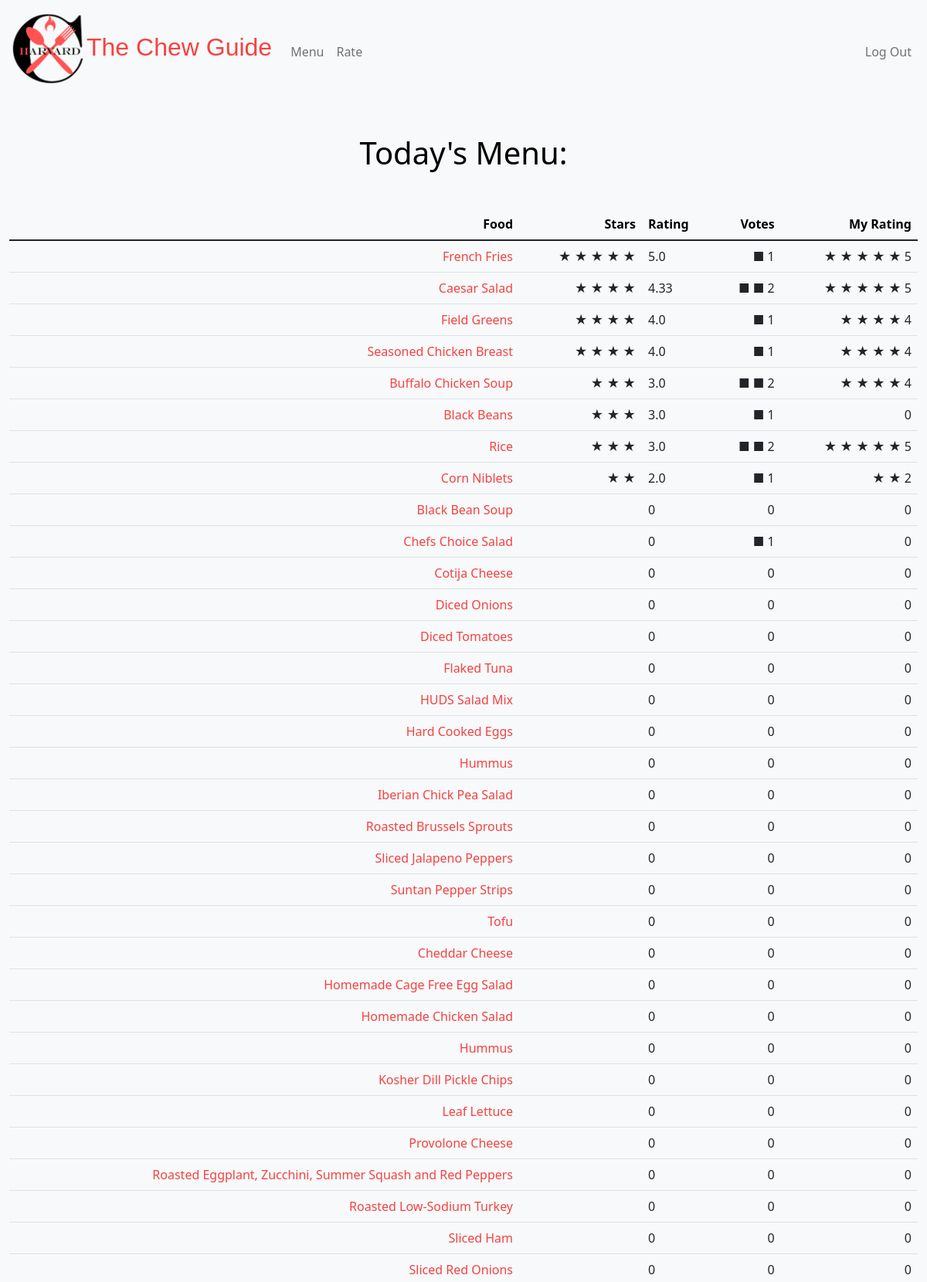
/ (signed in, upper part), run on the app's committed database.
### tables this page shows
CREATE TABLE menu(id INTEGER, food TEXT, class TEXT, ingredients TEXT, allergens TEXT, PRIMARY KEY (id));

### app.py (the view)
@app.route("/")
@login_required
def index():
    food = db.execute("SELECT id, food FROM menu");
    rows = food;
    for i in range(len(food)):
        rating = db.execute("SELECT AVG(rating) FROM ratings WHERE food_id = ?", str(food[i]['id']))
        number_of_ratings = len(db.execute("SELECT DISTINCT user_id FROM ratings WHERE food_id = ?", str(food[i]['id'])))
        my_rating = db.execute("SELECT rating FROM ratings WHERE user_id = ? and food_id = ?", session["user_id"], str(food[i]['id']))
        if rating[0]['AVG(rating)'] != None:
            rows[i]['rating'] = round(rating[0]['AVG(rating)'], 2)
        else:
            rows[i]['rating'] = 0
        rows[i]['number_of_ratings'] = number_of_ratings
        if len(my_rating) > 0 and my_rating[0]['rating'] != None:
            rows[i]['my_rating'] = my_rating[0]['rating']
        else:
            rows[i]['my_rating'] = 0
        if rows[i]["rating"] != 0:
            rows[i]["rating_int"] = int(rows[i]['rating'])
        else:
            rows[i]["rating_int"] = 0
    sorted_rows = sorted(rows, key = lambda i: i['rating'], reverse=True)
    return render_template("index.html", rows=sorted_rows)

### app.py (called while the page is built)
@app.after_request
def after_request(response):
    response.headers["Cache-Control"] = "no-cache, no-store, must-revalidate"
    response.headers["Expires"] = 0
    response.headers["Pragma"] = "no-cache"
    return response

### helpers.py (called while the page is built)
def login_required(f):
    @wraps(f)
    def decorated_function(*args, **kwargs):
        if session.get("user_id") is None:
            return redirect("/login")
        return f(*args, **kwargs)
    return decorated_function

### templates/index.html (shortened to what this page needs)
{% extends "layout.html" %}
{% block main %}
<form action="/" method="post">
    <h1 class="mb-5 big text-center text-black">
        Today's Menu:
    </h1>
    <div class="mb-3">
        <table class="table tablestriped">
            <thead class="mb-5 big text-center text-black">
                <tr>
                    <th class="text-end">Food</th>
                    <th class="text-end">Stars</th>
                    <th class="text-start">Rating</th>
                    <th class="text-end">Votes</th>
                    <th class="text-end">My Rating</th>
                </tr>
            </thead>
            <tbody>
                {% for row in rows %}
                    <tr>
                        <td class="text-end"><a href="/food/{{row['food']}}">{{row['food']}}</a></td>
                        <td class="text-end">
                        {% for i in range(row['rating_int']) %}
                            ★
                        {% endfor %}
                        </td>
                        <td class="text-start">{{row['rating']}}</td>
                        <td class="text-end">
                        {% for i in range(row['number_of_ratings']) %}
                            ■
                        {% endfor %}
                        {{row['number_of_ratings']}}</td>
                        <td class="text-end">
                        {% for i in range(row['my_rating']) %}
                            ★
                        {% endfor %}
                        {{row['my_rating']}}
                        </td>
                    </tr>
                {% endfor %}
            </tbody>
        </table>
    </div>
</form>
{% endblock %}

### static/styles.css (style rules this page uses)
a:link { color: #f54242; background-color: transparent; text-decoration: none; }

### data on the page
menu: food "French Fries", rating "5.0", number_of_ratings "1", my_rating "5"
menu: food "Caesar Salad", rating "4.33", number_of_ratings "2", my_rating "5"
menu: food "Field Greens", rating "4.0", number_of_ratings "1", my_rating "4"
menu: food "Seasoned Chicken Breast", rating "4.0", number_of_ratings "1", my_rating "4"
menu: food "Buffalo Chicken Soup", rating "3.0", number_of_ratings "2", my_rating "4"
menu: food "Black Beans", rating "3.0", number_of_ratings "1", my_rating "0"
menu: food "Rice", rating "3.0", number_of_ratings "2", my_rating "5"
menu: food "Corn Niblets", rating "2.0", number_of_ratings "1", my_rating "2"
menu: food "Black Bean Soup", rating "0", number_of_ratings "0", my_rating "0"
menu: food "Chefs Choice Salad", rating "0", number_of_ratings "1", my_rating "0"
menu: food "Cotija Cheese", rating "0", number_of_ratings "0", my_rating "0"
menu: food "Diced Onions", rating "0", number_of_ratings "0", my_rating "0"
menu: food "Diced Tomatoes", rating "0", number_of_ratings "0", my_rating "0"
menu: food "Flaked Tuna", rating "0", number_of_ratings "0", my_rating "0"
menu: food "HUDS Salad Mix", rating "0", number_of_ratings "0", my_rating "0"
menu: food "Hard Cooked Eggs", rating "0", number_of_ratings "0", my_rating "0"
menu: food "Hummus", rating "0", number_of_ratings "0", my_rating "0"
menu: food "Iberian Chick Pea Salad", rating "0", number_of_ratings "0", my_rating "0"
menu: food "Roasted Brussels Sprouts", rating "0", number_of_ratings "0", my_rating "0"
menu: food "Sliced Jalapeno Peppers", rating "0", number_of_ratings "0", my_rating "0"
menu: food "Suntan Pepper Strips", rating "0", number_of_ratings "0", my_rating "0"
menu: food "Tofu", rating "0", number_of_ratings "0", my_rating "0"
menu: food "Cheddar Cheese", rating "0", number_of_ratings "0", my_rating "0"
menu: food "Homemade Cage Free Egg Salad", rating "0", number_of_ratings "0", my_rating "0"
menu: food "Homemade Chicken Salad", rating "0", number_of_ratings "0", my_rating "0"
menu: food "Hummus", rating "0", number_of_ratings "0", my_rating "0"
menu: food "Kosher Dill Pickle Chips", rating "0", number_of_ratings "0", my_rating "0"
menu: food "Leaf Lettuce", rating "0", number_of_ratings "0", my_rating "0"
menu: food "Provolone Cheese", rating "0", number_of_ratings "0", my_rating "0"
menu: food "Roasted Eggplant, Zucchini, Summer Squash and Red Peppers", rating "0", number_of_ratings "0", my_rating "0"
menu: food "Roasted Low-Sodium Turkey", rating "0", number_of_ratings "0", my_rating "0"
menu: food "Sliced Ham", rating "0", number_of_ratings "0", my_rating "0"
menu: food "Sliced Red Onions", rating "0", number_of_ratings "0", my_rating "0"
